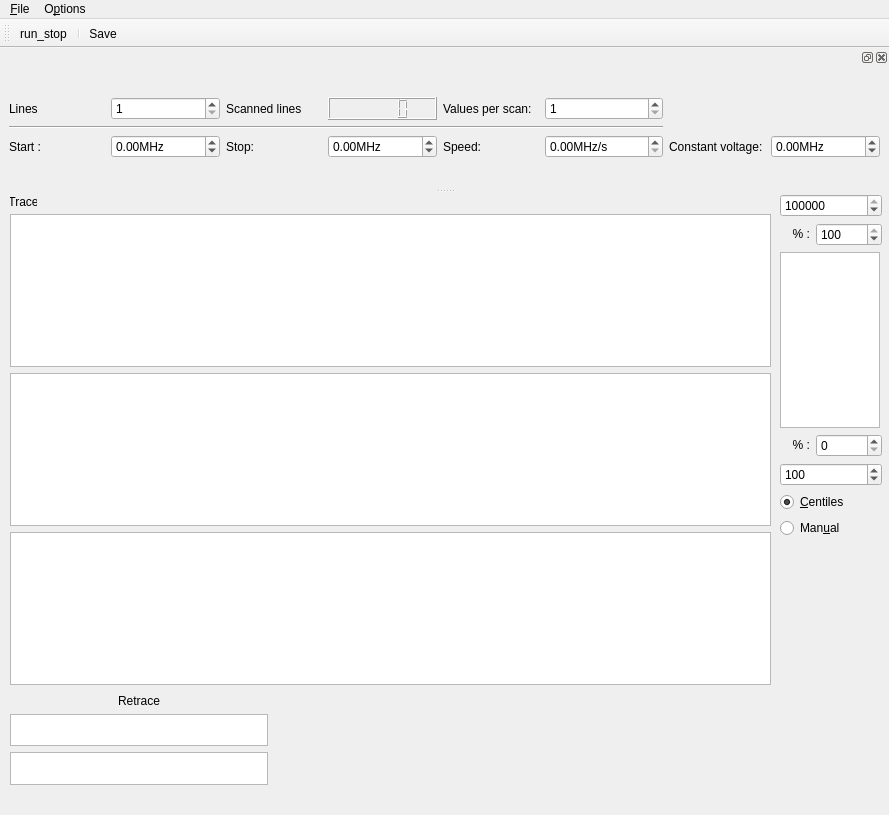
<?xml version="1.0" encoding="UTF-8"?>
<ui version="4.0">
 <class>MainWindow</class>
 <widget class="QMainWindow" name="MainWindow">
  <property name="geometry">
   <rect>
    <x>0</x>
    <y>0</y>
    <width>889</width>
    <height>815</height>
   </rect>
  </property>
  <property name="minimumSize">
   <size>
    <width>800</width>
    <height>600</height>
   </size>
  </property>
  <property name="contextMenuPolicy">
   <enum>Qt::DefaultContextMenu</enum>
  </property>
  <property name="windowTitle">
   <string>qudi: Voltage Scanner (Laser)</string>
  </property>
  <widget class="QWidget" name="centralwidget">
   <widget class="QWidget" name="layoutWidget">
    <property name="geometry">
     <rect>
      <x>780</x>
      <y>0</y>
      <width>102</width>
      <height>344</height>
     </rect>
    </property>
    <layout class="QGridLayout" name="gridLayout">
     <item row="4" column="0" colspan="2">
      <widget class="QSpinBox" name="voltscan_cb_min_InputWidget">
       <property name="maximum">
        <number>999999999</number>
       </property>
       <property name="value">
        <number>100</number>
       </property>
      </widget>
     </item>
     <item row="0" column="0" colspan="2">
      <widget class="QSpinBox" name="voltscan_cb_max_InputWidget">
       <property name="sizePolicy">
        <sizepolicy hsizetype="Minimum" vsizetype="Fixed">
         <horstretch>0</horstretch>
         <verstretch>0</verstretch>
        </sizepolicy>
       </property>
       <property name="minimum">
        <number>0</number>
       </property>
       <property name="maximum">
        <number>999999999</number>
       </property>
       <property name="value">
        <number>100000</number>
       </property>
      </widget>
     </item>
     <item row="1" column="1">
      <widget class="QSpinBox" name="voltscan_cb_high_centile_InputWidget">
       <property name="maximum">
        <number>100</number>
       </property>
       <property name="value">
        <number>100</number>
       </property>
      </widget>
     </item>
     <item row="3" column="0">
      <widget class="QLabel" name="percentLabel1">
       <property name="maximumSize">
        <size>
         <width>30</width>
         <height>16777215</height>
        </size>
       </property>
       <property name="text">
        <string>&lt;html&gt;&lt;head/&gt;&lt;body&gt;&lt;p align=&quot;right&quot;&gt;% :&lt;/p&gt;&lt;/body&gt;&lt;/html&gt;</string>
       </property>
      </widget>
     </item>
     <item row="1" column="0">
      <widget class="QLabel" name="percentLabel2">
       <property name="maximumSize">
        <size>
         <width>30</width>
         <height>16777215</height>
        </size>
       </property>
       <property name="text">
        <string>&lt;html&gt;&lt;head/&gt;&lt;body&gt;&lt;p align=&quot;right&quot;&gt;% :&lt;/p&gt;&lt;/body&gt;&lt;/html&gt;</string>
       </property>
      </widget>
     </item>
     <item row="6" column="0" colspan="2">
      <widget class="QRadioButton" name="voltscan_cb_manual_RadioButton">
       <property name="text">
        <string>Man&amp;ual</string>
       </property>
       <attribute name="buttonGroup">
        <string notr="true">buttonGroup</string>
       </attribute>
      </widget>
     </item>
     <item row="5" column="0" colspan="2">
      <widget class="QRadioButton" name="voltscan_cb_centiles_RadioButton">
       <property name="text">
        <string>&amp;Centiles</string>
       </property>
       <property name="checked">
        <bool>true</bool>
       </property>
       <attribute name="buttonGroup">
        <string notr="true">buttonGroup</string>
       </attribute>
      </widget>
     </item>
     <item row="3" column="1">
      <widget class="QSpinBox" name="voltscan_cb_low_centile_InputWidget">
       <property name="maximum">
        <number>100</number>
       </property>
      </widget>
     </item>
     <item row="2" column="0" colspan="2">
      <widget class="PlotWidget" name="voltscan_cb_ViewWidget">
       <property name="maximumSize">
        <size>
         <width>100</width>
         <height>16777215</height>
        </size>
       </property>
      </widget>
     </item>
    </layout>
   </widget>
   <widget class="QWidget" name="layoutWidget">
    <property name="geometry">
     <rect>
      <x>10</x>
      <y>500</y>
      <width>258</width>
      <height>91</height>
     </rect>
    </property>
    <layout class="QGridLayout" name="gridLayout_2">
     <item row="1" column="0">
      <widget class="PlotWidget" name="voltscan2_ViewWidget">
       <property name="sizePolicy">
        <sizepolicy hsizetype="Expanding" vsizetype="Expanding">
         <horstretch>1</horstretch>
         <verstretch>1</verstretch>
        </sizepolicy>
       </property>
      </widget>
     </item>
     <item row="2" column="0">
      <widget class="PlotWidget" name="voltscan_matrix2_ViewWidget">
       <property name="sizePolicy">
        <sizepolicy hsizetype="Expanding" vsizetype="Expanding">
         <horstretch>1</horstretch>
         <verstretch>1</verstretch>
        </sizepolicy>
       </property>
      </widget>
     </item>
     <item row="0" column="0">
      <widget class="QLabel" name="retraceLabel">
       <property name="text">
        <string>Retrace</string>
       </property>
       <property name="alignment">
        <set>Qt::AlignCenter</set>
       </property>
      </widget>
     </item>
    </layout>
   </widget>
   <widget class="QLabel" name="traceLabel">
    <property name="geometry">
     <rect>
      <x>10</x>
      <y>0</y>
      <width>27</width>
      <height>16</height>
     </rect>
    </property>
    <property name="text">
     <string>Trace</string>
    </property>
    <property name="alignment">
     <set>Qt::AlignCenter</set>
    </property>
   </widget>
   <widget class="QWidget" name="layoutWidget">
    <property name="geometry">
     <rect>
      <x>10</x>
      <y>20</y>
      <width>761</width>
      <height>471</height>
     </rect>
    </property>
    <layout class="QVBoxLayout" name="verticalLayout">
     <item>
      <widget class="PlotWidget" name="voltscan_matrix_ViewWidget">
       <property name="sizePolicy">
        <sizepolicy hsizetype="Expanding" vsizetype="Expanding">
         <horstretch>1</horstretch>
         <verstretch>1</verstretch>
        </sizepolicy>
       </property>
      </widget>
     </item>
     <item>
      <widget class="PlotWidget" name="voltscan_ViewWidget">
       <property name="sizePolicy">
        <sizepolicy hsizetype="Expanding" vsizetype="Expanding">
         <horstretch>1</horstretch>
         <verstretch>1</verstretch>
        </sizepolicy>
       </property>
      </widget>
     </item>
     <item>
      <widget class="PlotWidget" name="voltscan_ViewWidget_2">
       <property name="sizePolicy">
        <sizepolicy hsizetype="Expanding" vsizetype="Expanding">
         <horstretch>1</horstretch>
         <verstretch>1</verstretch>
        </sizepolicy>
       </property>
      </widget>
     </item>
    </layout>
   </widget>
  </widget>
  <widget class="QMenuBar" name="menubar">
   <property name="geometry">
    <rect>
     <x>0</x>
     <y>0</y>
     <width>889</width>
     <height>21</height>
    </rect>
   </property>
   <widget class="QMenu" name="menu_File">
    <property name="title">
     <string>&amp;File</string>
    </property>
    <addaction name="action_Save"/>
    <addaction name="action_Exit"/>
   </widget>
   <widget class="QMenu" name="menu_Options">
    <property name="title">
     <string>O&amp;ptions</string>
    </property>
    <addaction name="action_Settings"/>
   </widget>
   <addaction name="menu_File"/>
   <addaction name="menu_Options"/>
  </widget>
  <widget class="QToolBar" name="toolBar">
   <property name="windowTitle">
    <string>toolBar</string>
   </property>
   <attribute name="toolBarArea">
    <enum>TopToolBarArea</enum>
   </attribute>
   <attribute name="toolBarBreak">
    <bool>false</bool>
   </attribute>
   <addaction name="action_run_stop"/>
   <addaction name="separator"/>
   <addaction name="action_Save"/>
  </widget>
  <widget class="QDockWidget" name="scan_control_DockWidget">
   <property name="sizePolicy">
    <sizepolicy hsizetype="Expanding" vsizetype="Preferred">
     <horstretch>0</horstretch>
     <verstretch>0</verstretch>
    </sizepolicy>
   </property>
   <property name="minimumSize">
    <size>
     <width>799</width>
     <height>140</height>
    </size>
   </property>
   <attribute name="dockWidgetArea">
    <number>4</number>
   </attribute>
   <widget class="QWidget" name="controlDockWidgetContents">
    <layout class="QGridLayout" name="gridLayout_11">
     <item row="0" column="0">
      <layout class="QGridLayout" name="controlGridLayout">
       <item row="0" column="4">
        <widget class="QLabel" name="resLabel">
         <property name="text">
          <string>Values per scan:</string>
         </property>
        </widget>
       </item>
       <item row="2" column="2">
        <widget class="QLabel" name="stopLabel">
         <property name="text">
          <string>Stop:</string>
         </property>
        </widget>
       </item>
       <item row="2" column="4">
        <widget class="QLabel" name="speedLabel">
         <property name="text">
          <string>Speed:</string>
         </property>
        </widget>
       </item>
       <item row="0" column="2">
        <widget class="QLabel" name="scannedLabel">
         <property name="text">
          <string>Scanned lines</string>
         </property>
        </widget>
       </item>
       <item row="0" column="0">
        <widget class="QLabel" name="linesLabel">
         <property name="text">
          <string>Lines</string>
         </property>
        </widget>
       </item>
       <item row="2" column="0">
        <widget class="QLabel" name="startLabel">
         <property name="text">
          <string>Start :</string>
         </property>
        </widget>
       </item>
       <item row="1" column="0" colspan="6">
        <widget class="Line" name="line">
         <property name="orientation">
          <enum>Qt::Horizontal</enum>
         </property>
        </widget>
       </item>
       <item row="0" column="3">
        <widget class="QLCDNumber" name="elapsed_lines_DisplayWidget"/>
       </item>
       <item row="2" column="6">
        <widget class="QLabel" name="constLabel">
         <property name="text">
          <string>Constant voltage:</string>
         </property>
        </widget>
       </item>
       <item row="2" column="1">
        <widget class="ScienDSpinBox" name="startDoubleSpinBox">
         <property name="suffix">
          <string>MHz</string>
         </property>
         <property name="decimals">
          <number>2</number>
         </property>
         <property name="minimum">
          <double>-99.000000000000000</double>
         </property>
         <property name="maximum">
          <double>100000000.000000000000000</double>
         </property>
        </widget>
       </item>
       <item row="2" column="3">
        <widget class="ScienDSpinBox" name="stopDoubleSpinBox">
         <property name="suffix">
          <string>MHz</string>
         </property>
         <property name="decimals">
          <number>2</number>
         </property>
         <property name="minimum">
          <double>-99.000000000000000</double>
         </property>
         <property name="maximum">
          <double>100000000.000000000000000</double>
         </property>
        </widget>
       </item>
       <item row="0" column="1">
        <widget class="QSpinBox" name="linesSpinBox">
         <property name="minimum">
          <number>1</number>
         </property>
         <property name="maximum">
          <number>999999</number>
         </property>
        </widget>
       </item>
       <item row="2" column="5">
        <widget class="ScienDSpinBox" name="speedDoubleSpinBox">
         <property name="suffix">
          <string>MHz/s</string>
         </property>
         <property name="decimals">
          <number>2</number>
         </property>
         <property name="maximum">
          <double>100000000.000000000000000</double>
         </property>
        </widget>
       </item>
       <item row="2" column="7">
        <widget class="ScienDSpinBox" name="constDoubleSpinBox">
         <property name="suffix">
          <string>MHz</string>
         </property>
         <property name="decimals">
          <number>2</number>
         </property>
         <property name="minimum">
          <double>-99.000000000000000</double>
         </property>
         <property name="maximum">
          <double>100000000.000000000000000</double>
         </property>
        </widget>
       </item>
       <item row="0" column="5">
        <widget class="QSpinBox" name="resolutionSpinBox">
         <property name="minimum">
          <number>1</number>
         </property>
         <property name="maximum">
          <number>999999</number>
         </property>
        </widget>
       </item>
      </layout>
     </item>
    </layout>
   </widget>
  </widget>
  <action name="action_Settings">
   <property name="icon">
    <iconset>
     <normaloff>../../artwork/icons/oxygen/22x22/configure.png</normaloff>../../artwork/icons/oxygen/22x22/configure.png</iconset>
   </property>
   <property name="text">
    <string>&amp;Settings</string>
   </property>
  </action>
  <action name="action_Save">
   <property name="icon">
    <iconset>
     <normaloff>../../artwork/icons/oxygen/22x22/document-save.png</normaloff>../../artwork/icons/oxygen/22x22/document-save.png</iconset>
   </property>
   <property name="text">
    <string>&amp;Save</string>
   </property>
   <property name="toolTip">
    <string>Save odmr data</string>
   </property>
  </action>
  <action name="action_Exit">
   <property name="icon">
    <iconset>
     <normaloff>../../artwork/icons/oxygen/22x22/application-exit.png</normaloff>../../artwork/icons/oxygen/22x22/application-exit.png</iconset>
   </property>
   <property name="text">
    <string>&amp;Close</string>
   </property>
  </action>
  <action name="action_run_stop">
   <property name="checkable">
    <bool>true</bool>
   </property>
   <property name="icon">
    <iconset>
     <normaloff>../../artwork/icons/qudiTheme/22x22/start-counter.png</normaloff>../../artwork/icons/qudiTheme/22x22/start-counter.png</iconset>
   </property>
   <property name="text">
    <string>run_stop</string>
   </property>
  </action>
 </widget>
 <customwidgets>
  <customwidget>
   <class>PlotWidget</class>
   <extends>QGraphicsView</extends>
   <header>pyqtgraph</header>
  </customwidget>
  <customwidget>
   <class>ScienDSpinBox</class>
   <extends>QDoubleSpinBox</extends>
   <header>qtwidgets.scientific_spinbox.h</header>
  </customwidget>
 </customwidgets>
 <tabstops>
  <tabstop>linesSpinBox</tabstop>
  <tabstop>resolutionSpinBox</tabstop>
  <tabstop>startDoubleSpinBox</tabstop>
  <tabstop>stopDoubleSpinBox</tabstop>
  <tabstop>speedDoubleSpinBox</tabstop>
  <tabstop>constDoubleSpinBox</tabstop>
  <tabstop>voltscan_cb_max_InputWidget</tabstop>
  <tabstop>voltscan_cb_high_centile_InputWidget</tabstop>
  <tabstop>voltscan_cb_low_centile_InputWidget</tabstop>
  <tabstop>voltscan_cb_min_InputWidget</tabstop>
  <tabstop>voltscan_cb_centiles_RadioButton</tabstop>
  <tabstop>voltscan_cb_manual_RadioButton</tabstop>
  <tabstop>voltscan_matrix_ViewWidget</tabstop>
  <tabstop>voltscan_cb_ViewWidget</tabstop>
 </tabstops>
 <resources/>
 <connections>
  <connection>
   <sender>action_Exit</sender>
   <signal>triggered()</signal>
   <receiver>MainWindow</receiver>
   <slot>close()</slot>
   <hints>
    <hint type="sourcelabel">
     <x>-1</x>
     <y>-1</y>
    </hint>
    <hint type="destinationlabel">
     <x>531</x>
     <y>347</y>
    </hint>
   </hints>
  </connection>
 </connections>
 <buttongroups>
  <buttongroup name="buttonGroup"/>
 </buttongroups>
</ui>
